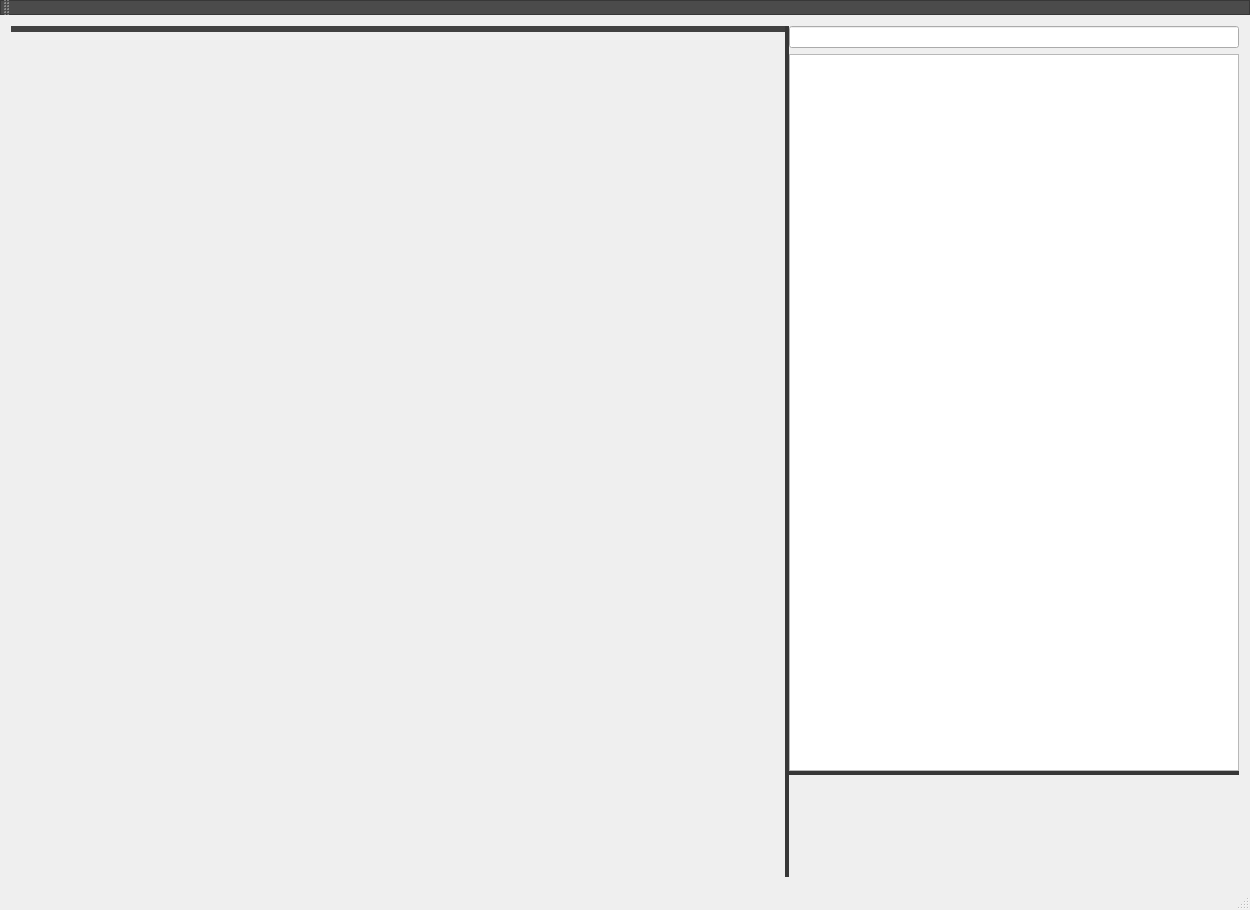
<?xml version="1.0" encoding="UTF-8"?>
<ui version="4.0">
 <class>MainWindow</class>
 <widget class="QMainWindow" name="MainWindow">
  <property name="geometry">
   <rect>
    <x>0</x>
    <y>0</y>
    <width>1250</width>
    <height>910</height>
   </rect>
  </property>
  <property name="windowTitle">
   <string>MainWindow</string>
  </property>
  <property name="styleSheet">
   <string notr="true">MainWindow { background-color: rgb(95,95,95); border-color: black }

QSplitter::handle{background: rgb(55,55,55);}
QSplitter::handle:horizontal {
    image: url(:/icons/handleV.png);
    border-radius: 4px;

}

QSplitter::handle:vertical {
    image: url(:/icons/handle.png);
}


QMenuBar{background: rgb(75,75,75); border-color: black}

        QMenuBar::item {spacing: 3px; padding: 1px 4px;background: transparent; border-radius: 4px; color: white}
        QMenuBar::item:selected { /* when selected using mouse or keyboard */
        background: #a8a8a8;}

        QMenu {
        background-color: rgb(95,95,95); /* sets background of the menu */
        border: 1px solid black;
        }

        QMenu::item {
        /* sets background of menu item. set this to something non-transparent
        if you want menu color and menu item color to be different */
        background-color: transparent;
        color: white;
        }

        QMenu::item:selected { /* when user selects item using mouse or keyboard */
        background-color: rgb(0,85,100);
        }


QToolBar {background: rgb(75,75,75); border:1px solid rgb(55,55,55)}
        QToolButton { color: white }

QTabWidget::pane { /* The tab widget frame */
    border-top: 6px solid #414141;

}
QTabWidget::tab-bar {
    left: 0px; /* move to the right by 5px */
}

QTabBar::tab {
    background: qlineargradient(x1: 0, y1: 0, x2: 0, y2: 1,
                                stop: 0 #626262, stop: 0.4 #626262,
                                stop: 0.5 #626262, stop: 1.0 #626262);
    border: 2px solid #414141;
    border-bottom-color: #414141; /* same as the pane color */
    border-top-left-radius: 16px;
    border-top-right-radius: 4px;
    min-width: 15ex;
    padding: 3px;
    padding-right: 8px;
    color: white;
}

QTabBar::tab:selected, QTabBar::tab:hover {
    background: qlineargradient(x1: 0, y1: 0, x2: 0, y2: 1,
                                stop: 0 #414141, stop: 0.4 #414141,
                                stop: 0.5 #414141, stop: 1.0 #414141);
}

QTabBar::tab:selected {
    border-color: #414141;
    border-bottom-color: #414141; /* same as pane color */
    margin-top: 0px;
}

QTabBar::tab:!selected {
    margin-top: 2px; /* make non-selected tabs look smaller */
}

QTabBar::close-button {
    image: url(:/icons/closeTab.png);
}
QTabBar::close-button:hover {
   image: url(:/icons/kill.png);
}



NodeFilter {background-color:rgb(75,75,75) ;border:1px solid rgb(0, 0, 0); 
                           border-color:black; color: white }

NodeList {background-color:rgb(75,75,75) ;border:1px solid rgb(0, 0, 0);
                  border-color:black}
        NodeList::item {color: white}</string>
  </property>
  <widget class="QWidget" name="centralWidget">
   <layout class="QGridLayout" name="gridLayout">
    <item row="0" column="0">
     <widget class="QSplitter" name="HorizontalSplitter">
      <property name="orientation">
       <enum>Qt::Horizontal</enum>
      </property>
      <widget class="QTabWidget" name="DrawArea">
       <property name="styleSheet">
        <string notr="true"/>
       </property>
       <property name="tabsClosable">
        <bool>true</bool>
       </property>
      </widget>
      <widget class="QWidget" name="RightContainer" native="true">
       <property name="enabled">
        <bool>true</bool>
       </property>
       <property name="sizePolicy">
        <sizepolicy hsizetype="Preferred" vsizetype="Preferred">
         <horstretch>0</horstretch>
         <verstretch>0</verstretch>
        </sizepolicy>
       </property>
       <property name="maximumSize">
        <size>
         <width>450</width>
         <height>16777215</height>
        </size>
       </property>
       <property name="baseSize">
        <size>
         <width>0</width>
         <height>0</height>
        </size>
       </property>
       <layout class="QGridLayout" name="gridLayout_2">
        <property name="leftMargin">
         <number>0</number>
        </property>
        <property name="topMargin">
         <number>0</number>
        </property>
        <property name="rightMargin">
         <number>0</number>
        </property>
        <property name="bottomMargin">
         <number>0</number>
        </property>
        <item row="0" column="0">
         <widget class="QSplitter" name="VerticalSplitter">
          <property name="maximumSize">
           <size>
            <width>16777215</width>
            <height>16777215</height>
           </size>
          </property>
          <property name="orientation">
           <enum>Qt::Vertical</enum>
          </property>
          <widget class="QWidget" name="TopContainer" native="true">
           <layout class="QGridLayout" name="gridLayout_3">
            <property name="leftMargin">
             <number>0</number>
            </property>
            <property name="topMargin">
             <number>0</number>
            </property>
            <property name="rightMargin">
             <number>0</number>
            </property>
            <property name="bottomMargin">
             <number>0</number>
            </property>
            <item row="0" column="0">
             <layout class="QVBoxLayout" name="TopLayout">
              <item>
               <widget class="NodeFilter" name="FilterEdit"/>
              </item>
              <item>
               <widget class="NodeList" name="NodeListView"/>
              </item>
             </layout>
            </item>
           </layout>
          </widget>
          <widget class="ReportWidget" name="BottomWidget" native="true"/>
         </widget>
        </item>
       </layout>
      </widget>
     </widget>
    </item>
   </layout>
  </widget>
  <widget class="QMenuBar" name="menuBar">
   <property name="geometry">
    <rect>
     <x>0</x>
     <y>0</y>
     <width>1250</width>
     <height>18</height>
    </rect>
   </property>
  </widget>
  <widget class="QToolBar" name="mainToolBar">
   <attribute name="toolBarArea">
    <enum>TopToolBarArea</enum>
   </attribute>
   <attribute name="toolBarBreak">
    <bool>false</bool>
   </attribute>
  </widget>
  <widget class="QStatusBar" name="statusBar"/>
 </widget>
 <layoutdefault spacing="6" margin="11"/>
 <customwidgets>
  <customwidget>
   <class>NodeList</class>
   <extends>QListView</extends>
   <header location="global">floppy.nodeLib.h</header>
  </customwidget>
  <customwidget>
   <class>NodeFilter</class>
   <extends>QLineEdit</extends>
   <header location="global">floppy.nodeLib.h</header>
  </customwidget>
  <customwidget>
   <class>ReportWidget</class>
   <extends>QWidget</extends>
   <header location="global">floppy.reportWidget.h</header>
   <container>1</container>
  </customwidget>
 </customwidgets>
 <resources>
  <include location="icons.qrc"/>
 </resources>
 <connections/>
</ui>
